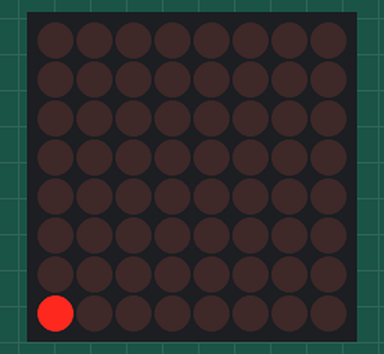
Recording of a sketch running on a simulated Arduino Uno, built with avr-gcc and run on an emulated ATmega328P. On the bench: 8×8 LED matrix.

Above: at 0.1 s.
At 1.1 s:
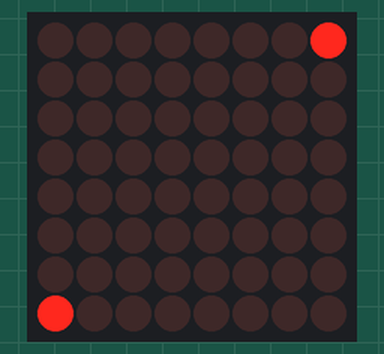
At 2.1 s:
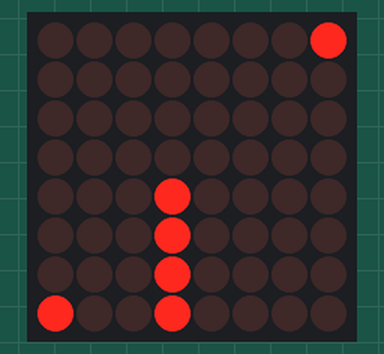
At 3.1 s:
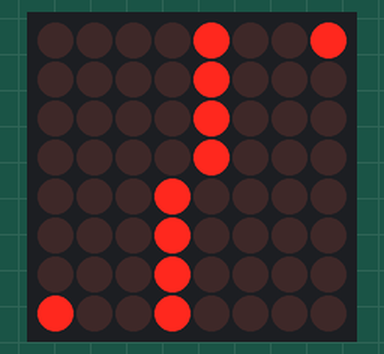
At 4.1 s:
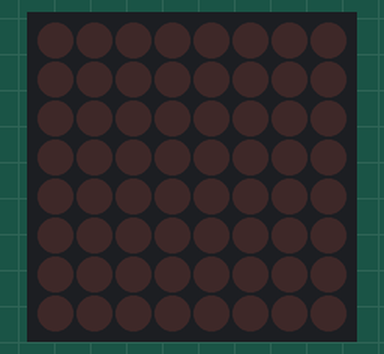

Measured:
- by itself, everything shown: repeats every 5.0 s, in 5 steps
- what the display in image 1 shows lasts 1.0 s, from 1.0 s to 2.0 s

The sketch:

The_Main_Code_OF_The_The_Dot_Matrix_Test_Project_._.INO
```cpp
// The Dot Matrix Test Project .

// In This Program, We Want To Test The Dot Matrix .

// The Main Code OF The The Dot Matrix Test Project . . INO . .


#include <MaxMatrix.h>                                                                                                     // Library Required For This Project .


int DIN = 7;                                                                                                            // Basic Definition : Number 7 . :
int CLK = 6;                                                                                                           // Basic Definition : Number 6 . :
int CS = 5;                                                                                                           // Basic Definition : Number 5 . :
int MAXINUSE = 1;                                                                                                    // Basic Definition : Number 1 . :


byte buffer [20];
char Text [] = "A";


MaxMatrix M (DIN ,CS, CLK, MAXINUSE);


void setup () {

  M.init ();                                                                                                // Starting The Dot Matrix .
  M.setIntensity (8);                                                                                      // Determining LEDs Light Intensity (0 To 15) . :

}


void loop () {

  M.setDot (0, 7, true);                                                                          // Turning ON The LED IN (0 , 7) Cordinate .
  delay (1000);                                                                                  // Running The Delay Function (1 Second) . :

  M.setDot (7, 0, true);                                                                       // Turning ON The LED IN (7 , 0) Cordinate .
  delay (1000);                                                                               // Running The Delay Function (1 Second) . :

  M.setColumn (3, B11110000);                                                               // Turning ON A Group OF LEDs IN 3 Column .
  delay (1000);                                                                            // Running The Delay Function (1 Second) . :

  M.setColumn (4, B00001111);                                                            // Turning ON A Group OF LEDs IN 4 Column .
  delay (1000);                                                                         // Running The Delay Function (1 Second) . :

  M.clear ();                                                                         // Clear The Screen .
  delay (1000);                                                                      // Running The Delay Function (1 Second) . :

}
```
